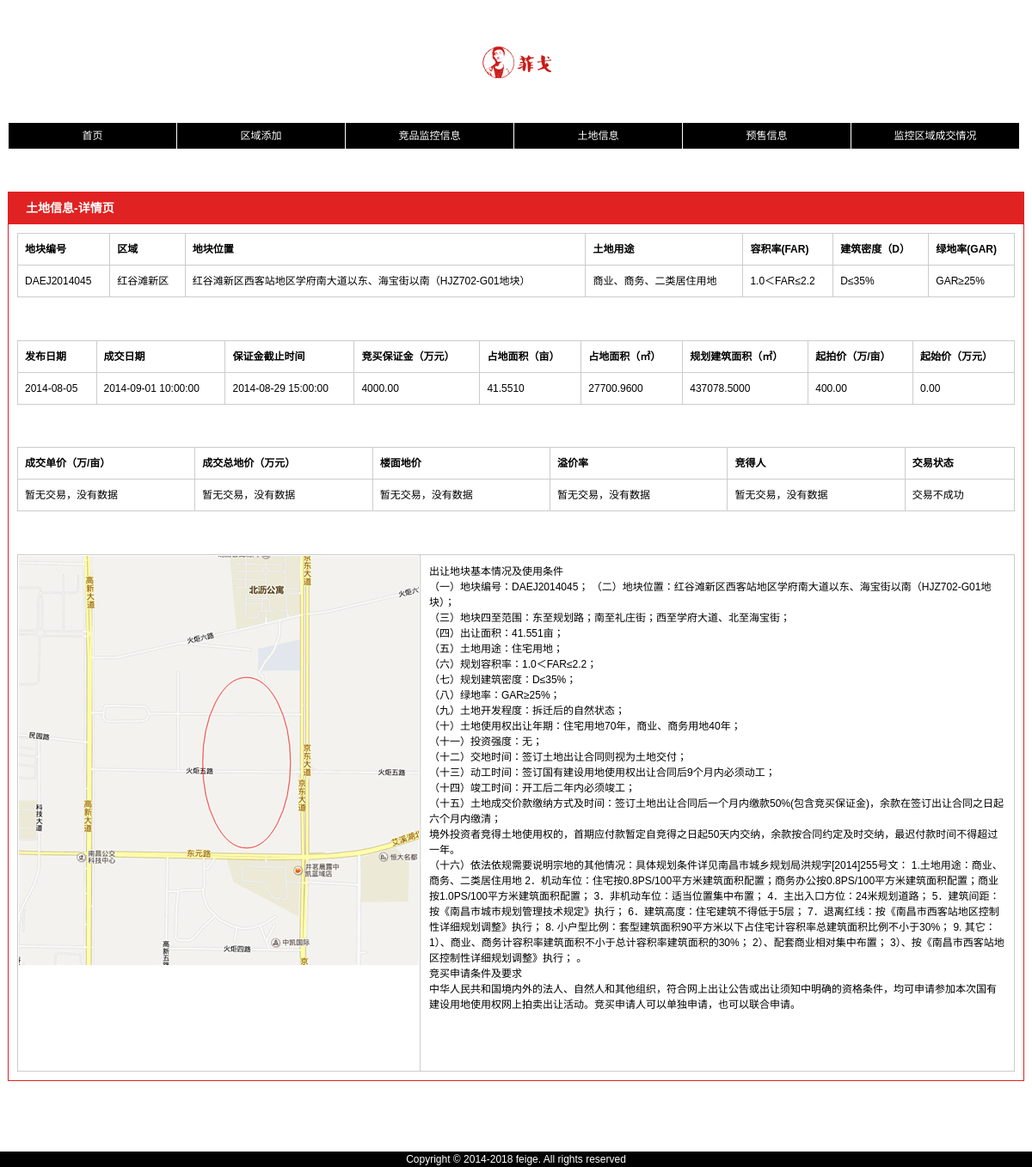
The page /tudi/tudi_show.php?id=2 on the database its author committed.
### tables this page shows
CREATE TABLE IF NOT EXISTS `f_tudi` (
  `id` mediumint(8) unsigned NOT NULL AUTO_INCREMENT,
  `tudi_id` varchar(20) NOT NULL COMMENT '//地块编号',
  `city_name` varchar(10) NOT NULL COMMENT '//区域',
  `weizhi` varchar(255) NOT NULL COMMENT '//地块位置',
  `yongtu` varchar(80) NOT NULL COMMENT '//土地用途',
  `rongjilv` varchar(40) NOT NULL COMMENT '//容积率',
  `midu` varchar(40) NOT NULL COMMENT '//建筑密度',
  `lvdi` varchar(40) NOT NULL COMMENT '//绿地率',
  `fa_time` date NOT NULL COMMENT '//发布日期',
  `chengjiao_time` datetime NOT NULL COMMENT '//成交日期',
  `jiezhi_time` datetime NOT NULL COMMENT '//保证金截止时间',
  `baozhengjin` decimal(10,2) unsigned NOT NULL COMMENT '//竞买保证金',
  `mianji_m` decimal(10,4) unsigned NOT NULL COMMENT '//占地面积（亩）',
  `mianji_p` decimal(10,4) unsigned NOT NULL COMMENT '//占地面积（㎡）',
  `guihua_p` decimal(10,4) unsigned NOT NULL COMMENT '//规划建筑面积（㎡）',
  `qipaijia` decimal(10,2) unsigned NOT NULL COMMENT '//起拍价（万/亩）',
  `chengjiaodanjia` decimal(10,2) unsigned NOT NULL COMMENT '//成交单价（万/亩）',
  `chengjiazongjia` decimal(10,2) unsigned NOT NULL COMMENT '//成交总地价（万元）',
  `loumiandijia` decimal(10,2) unsigned NOT NULL COMMENT '//楼面地价',
  `yijialv` varchar(4) NOT NULL COMMENT '//溢价率',
  `jingderen` varchar(255) NOT NULL COMMENT '//竞得人',
  `qishijia` decimal(10,2) unsigned NOT NULL COMMENT '//起始价（万元）',
  `dituweizhi` varchar(255) NOT NULL COMMENT '//地图位置',
  `xuzhi` text NOT NULL COMMENT '//出让须知',
  `is_cheng` varchar(20) NOT NULL COMMENT '//交易状态',
  PRIMARY KEY (`id`)
);

### tudi/tudi_show.php (the view, shortened to what this page needs)
<?php
include ('../header.php');
$row = FALSE;
if (isset($_GET['id']) && filter_var($_GET['id'], FILTER_VALIDATE_INT, array('min_range' => 1)) ) {
	$id = $_GET['id'];
	$q = "SELECT tudi_id, city_name, weizhi, yongtu, rongjilv, midu, lvdi, fa_time, chengjiao_time, jiezhi_time, baozhengjin, mianji_m, mianji_p, guihua_p, qipaijia, chengjiaodanjia, chengjiazongjia, loumiandijia, yijialv, jingderen, qishijia, dituweizhi, xuzhi, is_cheng FROM f_tudi WHERE id=$id LIMIT 1";
	$r = mysqli_query ($conn, $q) or trigger_error("Query: $q\n<br />MySQL Error: " . mysqli_error($conn));
	$num = mysqli_num_rows($r);
	if ($num > 0) {
		$row = mysqli_fetch_array ($r, MYSQLI_ASSOC) ;
	} else {
		echo '没有找到这条数据，请确定你输入了这条数据';
	}
}
?>
<div class="portlet wrap mT50">
	<div class="portlet-title">土地信息-详情页</div>
	<div class="portlet-body">
        <table class="tableStyle ">
        <thead>
            <tr>
                <th>地块编号</th>
				<th>区域</th>
                <th>地块位置</th>
                <th>土地用途</th>
                <th>容积率(FAR)</th>
                <th>建筑密度（D）</th>
                <th>绿地率(GAR)</th>
            </tr>
         </thead>
         <tbody>
            <tr>
                <td><?php echo $row['tudi_id']?></td>
                <td><?php echo $row['city_name']?></td>
				<td><?php echo $row['weizhi']?></td>
                <td><?php echo $row['yongtu']?></td>
				<td><?php echo $row['rongjilv']?></td>
                <td><?php echo $row['midu']?></td>
                <td><?php echo $row['lvdi']?></td>
        </tbody>
        </table>
        <table class="tableStyle mT50">
        <thead>
            <tr>
                <th>发布日期</th>
                <th>成交日期</th>
				<th>保证金截止时间</th>
				<th>竞买保证金（万元）</th>
                <th>占地面积（亩）</th>
				<th>占地面积（㎡）</th>
                <th>规划建筑面积（㎡）</th>
                <th>起拍价（万/亩）</th>
				<th>起始价（万元）</th>
            </tr>
         </thead>
         <tbody>
            <tr>
                <td><?php echo $row['fa_time']?></td>
                <td><?php echo $row['chengjiao_time']?></td>
				<td><?php echo $row['jiezhi_time']?></td>
				<td><?php echo $row['baozhengjin']?></td>
				<td><?php echo $row['mianji_m']?></td>
                <td><?php echo $row['mianji_p']?></td>
				<td><?php echo $row['guihua_p']?></td>
                <td><?php echo $row['qipaijia']?></td>
				<td><?php echo $row['qishijia']?></td>
        </tbody>
        </table>
        <table class="tableStyle mT50">
        <thead>
            <tr>
                <th>成交单价（万/亩）</th>
                <th>成交总地价（万元）</th>
                <th>楼面地价</th>
				<th>溢价率</th>
				<th>竞得人</th>
				<th>交易状态</th>
            </tr>
         </thead>
         <tbody>
            <tr>
                <td>
				<?php
				if($row['chengjiaodanjia']==0){
					echo '暂无交易，没有数据';
				} else {
					echo $row['chengjiaodanjia'];
				}
				?>
				</td>
                <td>
				<?php
				if($row['chengjiazongjia']==0){
					echo '暂无交易，没有数据';
				} else {
					echo $row['chengjiazongjia'];
				}
				?>
				</td>
                <td>
				<?php
				if($row['loumiandijia']==0){
					echo '暂无交易，没有数据';
				} else {
					echo $row['loumiandijia'];
				}
				?>
				</td>
                <td>
				<?php
				if(empty($row['yijialv'])){
					echo '暂无交易，没有数据';
				} else {
					echo $row['yijialv'];
				}
				?>
				</td>
                <td>
				<?php
				if(empty($row['jingderen'])){
					echo '暂无交易，没有数据';
				} else {
					echo $row['jingderen'];
				}
				?>
				</td>
                <td>
				<?php echo $row['is_cheng'];?>
				</td>
        </tbody>
        </table>
		<div class="tableBox mT50 clearfix">
			<div class="tableBox-L l">
<?php
if(!empty($row['dituweizhi'])){
	echo '<img src="'. $row['dituweizhi'] .'" />';
} else {
	echo 'No pictures found';
}
?>
			</div>
			<div class="tableBox-R"><?php echo htmlspecialchars_decode($row['xuzhi'])?></div>
		</div>
    </div>
</div>
<?php
include ('../footer.php');
?>

### css/css.css (style rules this page uses)
html { color:#000;background:#fff;overflow-y:scroll; }
body,ul,ol,h1,h2,h3,h4,h5,h6,p,dl,dd,form,input,button,textarea,fieldset,legend,select,th,td { margin:0;padding:0 }
body,button,input,select,textarea { font:12px/1.5 Tahoma,Arial,"\5b8b\4f53",sans-serif; }
img { border:0;vertical-align:middle; }
.clearfix:after { display:block;visibility:hidden;clear:both;height:0;overflow:hidden;content:'.'; }
.clearfix { zoom:1; }
.wrap { margin:0 auto; width:1180px; }
.l { float:left; }
.mT50 { margin-top:50px; }
.portlet { border:1px solid #e02222; }
.portlet-title { font-size:14px;font-weight:bold;background-color:#e02222;color:#fff;padding:8px 20px; }
.portlet-body { padding:10px; }
.tableStyle { border-collapse: collapse;width: 100%;background-color: White; }
.tableStyle th { border: 1.0pt solid windowtext;border-color: #cccccc; text-align:left;word-wrap: normal;word-break: keep-all;overflow:hidden; height:20px;line-height:20px; padding:8px; }
.tableStyle td { border-left: 1.0pt solid windowtext;border-right: 1.0pt solid windowtext;border-bottom: 1.0pt solid windowtext; border-color: #cccccc; height:20px; padding:8px; }

### css/index.css (style rules this page uses)
.tableBox { height:600px;border:1px solid #ccc; }
.tableBox-L { height:600px; }
.tableBox-R { height:580px;padding:10px;border-left:1px solid #ccc;overflow-y:auto; }

### rows shown on the page
f_tudi: tudi "DAEJ2014045", city_name "红谷滩新区", weizhi "红谷滩新区西客站地区学府南大道以东、海宝街以南（HJZ702-G01地块）", yongtu "商业、商务、二类居住用地", rongjilv "1.0＜FAR≤2.2", midu "D≤35%", lvdi "GAR≥25%", fa_time "2014-08-05", chengjiao_time "2014-09-01 10:00:00", jiezhi_time "2014-08-29 15:00:00", baozhengjin "4000.00", mianji_m "41.5510", mianji_p "27700.9600", guihua_p "437078.5000", qipaijia "400.00", qishijia "0.00", is_cheng "交易不成功", dituweizhi (picture), xuzhi "出让地块基本情况及使用条件 （一）地块编号：DAEJ2014045； （二）地块位置：红谷滩新区西客站地区学府南大道以东、海宝街以南（HJZ702-G01地块）； （三）地块四至范围：东至规划路；南至礼庄街；西至学府大道、北至海宝街； （四）出让面积：41.551亩； （五）土地用途：住宅用地； （六）规划容积率：1.0＜FAR≤2.2； （七）规划建筑密度：D≤35%； （八）绿地率：GAR≥25%； （九）土地开发程度：拆迁后的自然状态； （十）土地使用权出让年期：住宅用地70年，商业、商务用地40年； （十一）投资强度：无； （十二）交地时间：签订土地出让合同则视为土地交付； （十三）动工时间：签订国有建设用地使用权出让合同后9个月内必须动工； （十四）竣工时间：开工后二年内必须竣工； （十五）土地成交价款缴纳方式及时间：签订土地出让合同后一个月内缴款50%(包含竞买保证金)，余款在签订出让合同之日起六个月内缴清； 境外投资者竞得土地使用权的，首期应付款暂定自竞得之日起50天内交纳，余款按合同约定及时交纳，最迟付款时间不得超过一年。 （十六）依法依规需要说明宗地的其他情况：具体规划条件详见南昌市城乡规划局洪规字[2014]255号文： 1.土地用途：商业、商务、二类居住用地 2．机动车位：住宅按0.8PS/100平方米建筑面积配置；商务办公按0.8PS/100平方米建筑面积配置；商业按1.0PS/100平方米建筑面积配置； 3．非机动车位：适当位置集中布置； 4．主出入口方位：24米规划道路； 5．建筑间距：按《南昌市城市规划管理技术规定》执行；…"
